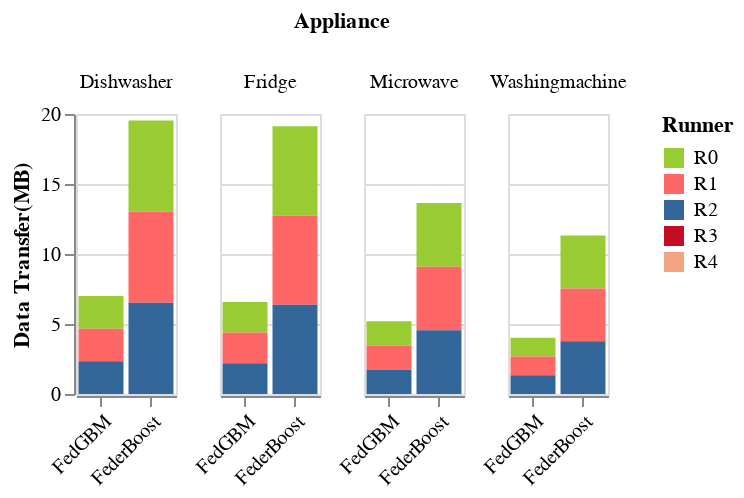

The code cell stored with this chart in its notebook:
### Code cell
import altair as alt
from vega_datasets import data

color_scale = alt.Scale(
    domain=[
        "R0",
        "R1",
        "R2",
        "R3",
        "R4"
    ],
    range=["#99cc33", "#FF6666", "#336699","#c30d24", "#f3a583"]
#     range=["#c30d24", "#f3a583", "#cccccc"]
)

#range=["#c30d24", "#f3a583", "#cccccc"]
alt.Chart(data_array).mark_bar().encode(
    x=alt.X('method:O', title='', axis=alt.Axis(
              labelAngle=-45
          )),
    y=alt.Y('mean(volumn):Q', title='Data Transfer(MB)'),
#     color='year:N',
    color=alt.Color(
        'Runner:N',
        legend=alt.Legend( title='Runner'),
        scale=color_scale,
    ),
    column='Appliance:N'
#     color=alt.Color('variety:O')
).properties(
    width=50,
    height=140)

# error_bars = alt.Chart(data_array).mark_errorbar(extent='ci').encode(
#     x='method:O',
#     y='volumn:Q',
#     color='runner:N' 
# #     color=alt.Color(
# #     'variety')   
# )

# # bars.encoding.y.title = 'Traffic Volumn'
# alt.layer(bars, error_bars, data=data_array).facet(
#     column='appliance:N'
# )
# from altair_saver import save
# save(chart,'C:/Users/chang/Desktop/SIGMOD2022/chart.pdf')

### Figure 1 — Vega-Lite specification as saved in the notebook (floating-point values rounded to 4 significant figures; data arrays with more than 128 entries replaced by an {"elided": "..."} marker saying what was removed)
{"config": {"view": {"continuousWidth": 400, "continuousHeight": 300}}, "data": {"name": "data-54840b2a6bc5410610c03012de969c9f"}, "mark": "bar", "encoding": {"color": {"type": "nominal", "field": "Runner", "legend": {"title": "Runner"}, "scale": {"domain": ["R0", "R1", "R2", "R3", "R4"], "range": ["#99cc33", "#FF6666", "#336699", "#c30d24", "#f3a583"]}}, "column": {"type": "nominal", "field": "Appliance"}, "x": {"type": "ordinal", "axis": {"labelAngle": -45}, "field": "method", "title": ""}, "y": {"type": "quantitative", "aggregate": "mean", "field": "volumn", "title": "Data Transfer(MB)"}}, "height": 140, "width": 50, "$schema": "https://vega.github.io/schema/vega-lite/v4.8.1.json", "datasets": {"data-54840b2a6bc5410610c03012de969c9f": {"elided": "216 records"}}}
